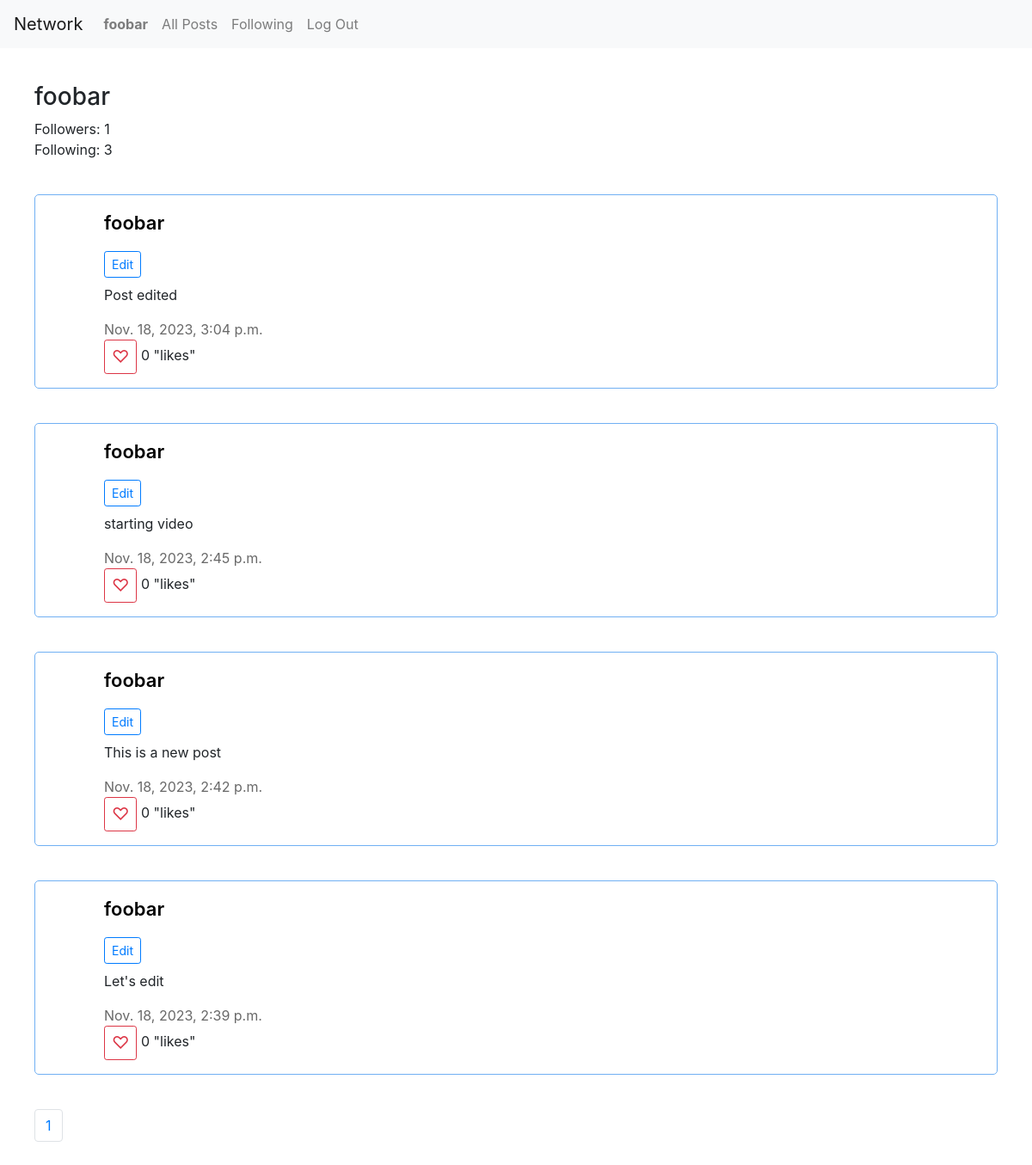
/profile/1 (signed in), run on the app's committed database.
### network/models.py (models this page shows, shortened)
class User(AbstractUser):
    pass

class Post(models.Model):
    poster = models.ForeignKey(User, on_delete=models.CASCADE, related_name="post")
    content = models.TextField()
    timestamp = models.DateTimeField()

### network/views.py (the view)
# urls.py: path("profile/<int:id>", views.profile, name="profile"),
def profile(request,id):
    user_profile = User.objects.get(id=id)
    followed = Follow.objects.filter(followed=user_profile, follower=request.user).exists()
    followers = Follow.objects.filter(followed=user_profile).count()
    following = Follow.objects.filter(follower=user_profile).count()
    post_list = Post.objects.filter(poster_id=id)
    post_list = post_list.order_by("-timestamp").all()
    paginator = Paginator(post_list,10)
    page_number = request.GET.get('page')
    post_list = paginator.get_page(page_number)
    liked = []
    if request.user.is_authenticated:
        user_likes = Like.objects.filter(liker=request.user)
        liked = Post.objects.filter(likes__in=user_likes)
    context = {
        "user_profile":user_profile,
        "followed":followed,
        "followers":followers,
        "following":following,
        "post_list":post_list,
        "liked":liked
    }
    return render(request, "network/profile.html",context)

### network/templates/network/profile.html (shortened to what this page needs)
{% extends "network/layout.html" %}
{% load static %}
{% block body %}
<div class="profile-intro">
  <h3>{{ user_profile.username }}</h3>
  <div>Followers:   <span id="followers">{{ followers }}</span></div>
  <div>Following:   {{ following }}</div>
</div>
<div id="profile-page">
<div id="profile-posts" data-user_id="{{ user_profile.id }}">
  {% for post in post_list %}
  <div class="post">
    <div class="poster-name-div">
      <a href="{% url 'profile' post.poster_id %}" class="poster-name">{{ post.poster }}</a>
    </div>
      {% if post.poster == request.user %}
        <button class="btn btn-outline-primary btn-sm edit-button" data-post_id="{{ post.id }}" type="button">Edit</button>
      {% endif %}
      <div class="content" id="{{ post.id }}-content">{{ post.content }}</div>
      <div class="tmstmp">{{ post.timestamp }}</div>
      {% if user.is_authenticated %}
        {% if post in liked %}
          <button class="btn btn-outline-danger btn-sm likeButton" data-post_id="{{ post.id }}" data-liked="liked">&#9829;</button>
        {% else %}
          <button class="btn btn-outline-danger btn-sm likeButton" data-post_id="{{ post.id }}" data-liked="not-liked">&#9825;</button>
        {% endif %}
      {% endif %}
      <div class="likes-count">
        <span id="{{ post.id }}-likes">{{ post.likes.count }}</span>
        <span>"likes"</span>
      </div>
  </div>
{% endfor %}
</div>
</div>
<nav class="navigation" aria-label="Page navigation">
  <ul class="pagination">
  {% if post_list.paginator.num_pages <= 3 %}
      {% for page in post_list.paginator.page_range %}
          <li class="page-item"><a class="page-link" href="?page={{ page }}">{{ page }}</a></li>
      {% endfor %}
  {% endif %}
  </ul>
</nav>
{% endblock %}

### network/templates/network/layout.html (shortened to what this page needs)
{% load static %}
<!DOCTYPE html>
<html lang="en">
    <head>
        <link rel="stylesheet" href="https://stackpath.bootstrapcdn.com/bootstrap/4.4.1/css/bootstrap.min.css">
        <link href="{% static 'network/styles.css' %}" rel="stylesheet">
    </head>
    <body>
        <nav class="navbar navbar-expand-lg navbar-light bg-light">
            <a class="navbar-brand" href="#">Network</a>
            <div>
              <ul class="navbar-nav mr-auto">
                {% if user.is_authenticated %}
                    <li class="nav-item">
                        <a class="nav-link" id="user-profile" href="{% url 'profile' request.user.id %}"><strong>{{ user.username }}</strong></a>
                    </li>
                {% endif %}
                <li class="nav-item">
                  <a class="nav-link" id="main" href="{% url 'index' %}">All Posts</a>
                </li>
                {% if user.is_authenticated %}
                    <li class="nav-item">
                        <a class="nav-link" href="{% url 'following' %}">Following</a>
                    </li>
                    <li class="nav-item">
                        <a class="nav-link" href="{% url 'logout' %}">Log Out</a>
                    </li>
                {% endif %}
              </ul>
            </div>
          </nav>
        <div class="body">
            {% block body %}
            {% endblock %}
        </div>
    </body>
</html>

### network/static/network/styles.css (style rules this page uses)
.post { border: 1px solid rgb(113, 176, 243); border-radius: 5px; padding-left: 10vh; padding-right: 10vh; padding-top:2vh; padding-bottom:2vh; margin:5vh; }
.poster-name { color:black; font-weight:600; font-size:22px; }
.poster-name-div { margin-bottom:2vh; }
.likeButton { font-size:20px; }
.tmstmp { color:dimgrey; }
.edit-button { display:block; margin-bottom: 1vh; }
.likes-count { display:inline; }
.content { margin-bottom: 2vh; margin-top: 1vh; }
.profile-intro { margin:5vh; }
.navigation { margin:5vh; }

### data on the page
User: username "foobar"
Post: poster "foobar", content "Post edited", timestamp "Nov. 18, 2023, 3:04 p.m.", likes.count "0"
Post: poster "foobar", content "starting video", timestamp "Nov. 18, 2023, 2:45 p.m.", likes.count "0"
Post: poster "foobar", content "This is a new post", timestamp "Nov. 18, 2023, 2:42 p.m.", likes.count "0"
Post: poster "foobar", content "Let's edit", timestamp "Nov. 18, 2023, 2:39 p.m.", likes.count "0"

### other printed values
{{ followers }} "1"
{{ following }} "3"
{{ page }} "1"
